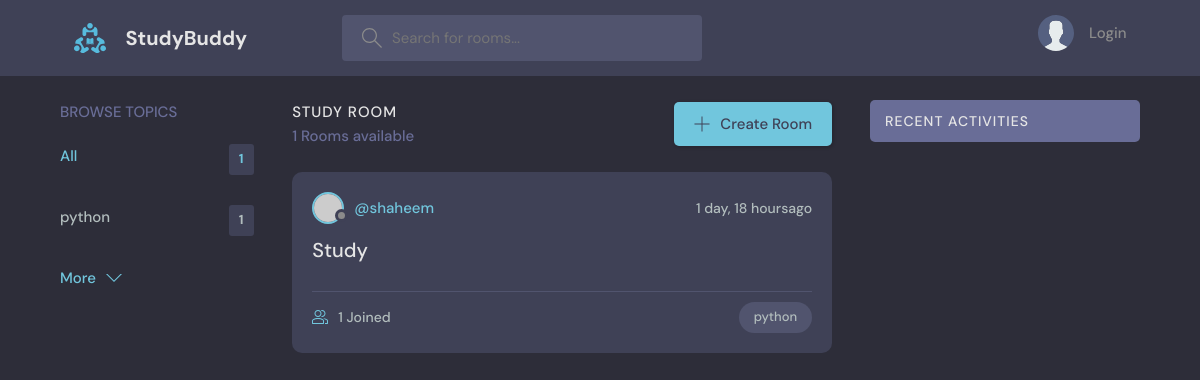
The app's page /, older data.
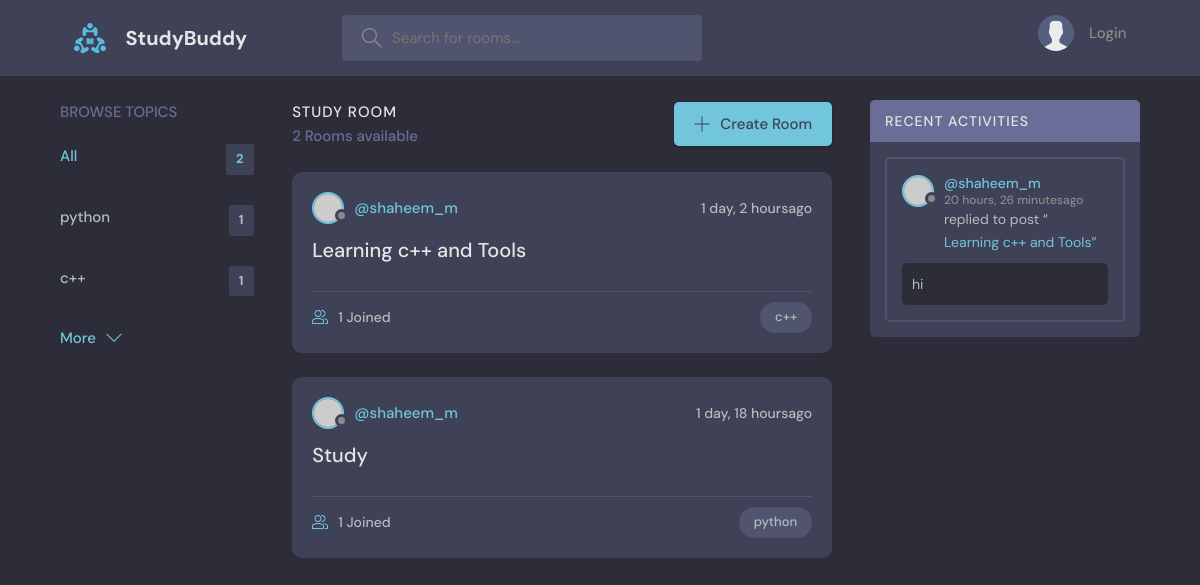
The same page, newer data.
### base/models.py (models this page shows, shortened)
class Topic(models.Model):
    name = models.CharField(max_length=200)

class Room(models.Model):
    host = models.ForeignKey(User, on_delete=models.SET_NULL,null=True)
    topic = models.ForeignKey(Topic, on_delete=models.SET_NULL,null=True)
    name = models.CharField(max_length=200)
    description = models.TextField(blank=True,null=True)
    participants = models.ManyToManyField(User,related_name='participants',blank=True)
    updated = models.DateTimeField(auto_now=True)
    created = models.DateTimeField(auto_now_add=True)
    class Meta:
        ordering = ["-updated","-created"]
    def __str__(self):
        return self.name

class Message(models.Model):
    user = models.ForeignKey(User, on_delete=models.CASCADE)
    room = models.ForeignKey(Room, on_delete=models.CASCADE)
    body = models.TextField()
    updated = models.DateTimeField(auto_now=True)
    created = models.DateTimeField(auto_now_add=True)
    class Meta:
        ordering = ["-updated","-created"]
    def __str__(self):
        return self.body[:50]

### base/views.py (the view)
# urls.py: path('', views.home, name='home'),
def home(request):
    q = request.GET.get('q') if request.GET.get('q') != None else ''
    rooms = Room.objects.filter(Q(topic__name__icontains = q)|
                        Q(name__icontains = q)|
                        Q(description__icontains = q))
    room_count = rooms.count()
    topics = Topic.objects.all()
    room_messages = Message.objects.filter(Q(room__topic__name__icontains=q))
    context = {'rooms':rooms,'topics':topics,'room_count':room_count,'room_messages':room_messages}
    return render(request, 'base/home.html',context)

### base/templates/base/home.html (shortened to what this page needs)
  {% extends "main.html" %}
  {% block content %}
  <main class="layout layout--3">
      <div class="container">
        {% include "base/topic_component.html" %}
        <div class="roomList">
          <div class="roomList__header">
            <div>
              <h2>Study Room</h2>
              <p>{{room_count}} Rooms available</p>
            </div>
            <a class="btn btn--main" href="{% url 'create-room' %}">
              <svg version="1.1" xmlns="http://www.w3.org/2000/svg" width="32" height="32" viewBox="0 0 32 32">
                <title>add</title>
                <path
                  d="M16.943 0.943h-1.885v14.115h-14.115v1.885h14.115v14.115h1.885v-14.115h14.115v-1.885h-14.115v-14.115z"
                ></path>
              </svg>
              Create Room
            </a>
          </div>
          {% include "base/feed_component.html" %}
        </div>
        {% include "base/activity_component.html" %}
      </div>
    </main>
{% endblock %}

### base/templates/base/topic_component.html
<div class="topics">
  <div class="topics__header">
    <h2>Browse Topics</h2>
  </div>
  <ul class="topics__list">
    <li>
      <a href="{% url 'home' %}" class="active">All <span>{{topics.count}}</span></a>
    </li>
    {% for topic in topics %}
    <li>
      <a href="{% url 'home' %}?q={{topic.name}}">{{ topic.name }}<span>{{topic.room_set.all.count}}</span></a>
    </li>
     {% endfor %}
  </ul>
  <a class="btn btn--link" href="topics.html">
    More
    <svg version="1.1" xmlns="http://www.w3.org/2000/svg" width="32" height="32" viewBox="0 0 32 32">
      <title>chevron-down</title>
      <path d="M16 21l-13-13h-3l16 16 16-16h-3l-13 13z"></path>
    </svg>
  </a>
</div>

### base/templates/base/feed_component.html (shortened to what this page needs)
{% for room in rooms %}
<div class="roomListRoom">
  <div class="roomListRoom__header">
    <a href="{% url 'user-profile' room.host.id %}" class="roomListRoom__author">
      <div class="avatar avatar--small">
        <img src="https://randomuser.me/api/portraits/women/11.jpg" />
      </div>
      <span>@{{room.host.username}}</span>
    </a>
    <div class="roomListRoom__actions">
      <span>{{room.created|timesince}}ago</span>
    </div>
  </div>
  <div class="roomListRoom__content">
    <a href="{% url 'room' room.id  %}">{{room.name}}</a>
  </div>
  <div class="roomListRoom__meta">
    <a href="{% url 'room' room.id  %}" class="roomListRoom__joined">
      {{room.participants.all.count}} Joined
    </a>
    <p class="roomListRoom__topic">{{room.topic.name}}</p>
  </div>
</div>
 {% endfor %}

### base/templates/base/activity_component.html (shortened to what this page needs)
<div class="activities">
  <div class="activities__header">
    <h2>Recent Activities</h2>
  </div>
  {% for message in room_messages %}
  <div class="activities__box">
    <div class="activities__boxHeader roomListRoom__header">
      <a href="{% url 'user-profile' message.user.id %}" class="roomListRoom__author">
        <div class="avatar avatar--small">
          <img src="https://randomuser.me/api/portraits/women/11.jpg" />
        </div>
        <p>
          @{{message.user}}
          <span>{{message.created|timesince}}ago</span>
        </p>
      </a>
    </div>
    <div class="activities__boxContent">
      <p>replied to post “<a href="{% url 'room' message.room.id %}">{{message.room}}</a>”</p>
      <div class="activities__boxRoomContent">
        {{message}}
      </div>
    </div>
  </div>
{% endfor %}
</div>

Row changes from the older to the newer data that the page shows:
added Topic: name "c++", room_set.all.count "1"
added Room: host.username "shaheem_m", created "1 day, 2 hours", name "Learning c++ and Tools", participants.all.count "1", topic.name "c++"
changed through a linked row, Room "Study": host.username "shaheem" → "shaheem_m"
added Message: user "shaheem_m", created "20 hours, 26 minutes", room "Learning c++ and Tools", body "hi"
Text that changed along with them:
{{ topics.count }}: "1" → "2"
{{ room_count }}: "1" → "2"
